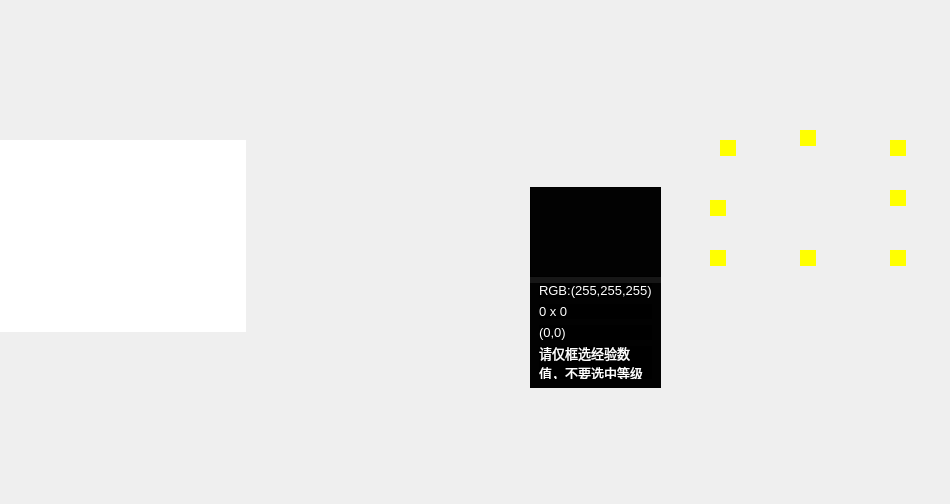
<?xml version="1.0" encoding="UTF-8"?>
<ui version="4.0">
 <class>RegionSelectorDialog</class>
 <widget class="QDialog" name="RegionSelectorDialog">
  <property name="geometry">
   <rect>
    <x>0</x>
    <y>0</y>
    <width>950</width>
    <height>504</height>
   </rect>
  </property>
  <property name="windowTitle">
   <string>区域选择</string>
  </property>
  <widget class="RegionSelectorGraphicsView" name="graphicsView">
   <property name="geometry">
    <rect>
     <x>-10</x>
     <y>140</y>
     <width>256</width>
     <height>192</height>
    </rect>
   </property>
   <property name="styleSheet">
    <string notr="true"/>
   </property>
   <property name="frameShape">
    <enum>QFrame::NoFrame</enum>
   </property>
   <property name="verticalScrollBarPolicy">
    <enum>Qt::ScrollBarAlwaysOff</enum>
   </property>
   <property name="horizontalScrollBarPolicy">
    <enum>Qt::ScrollBarAlwaysOff</enum>
   </property>
  </widget>
  <widget class="QWidget" name="widgetTopPoint" native="true">
   <property name="geometry">
    <rect>
     <x>800</x>
     <y>130</y>
     <width>16</width>
     <height>16</height>
    </rect>
   </property>
   <property name="styleSheet">
    <string notr="true">background-color: yellow</string>
   </property>
  </widget>
  <widget class="QWidget" name="widgetRightBottomPoint" native="true">
   <property name="geometry">
    <rect>
     <x>890</x>
     <y>250</y>
     <width>16</width>
     <height>16</height>
    </rect>
   </property>
   <property name="styleSheet">
    <string notr="true">background-color: yellow</string>
   </property>
  </widget>
  <widget class="QWidget" name="widgetInfoContainer" native="true">
   <property name="geometry">
    <rect>
     <x>530</x>
     <y>187</y>
     <width>131</width>
     <height>201</height>
    </rect>
   </property>
   <property name="sizePolicy">
    <sizepolicy hsizetype="Preferred" vsizetype="Preferred">
     <horstretch>0</horstretch>
     <verstretch>0</verstretch>
    </sizepolicy>
   </property>
   <property name="palette">
    <palette>
     <active>
      <colorrole role="WindowText">
       <brush brushstyle="LinearGradientPattern">
        <gradient startx="0.000000000000000" starty="0.000000000000000" endx="1.000000000000000" endy="0.000000000000000" type="LinearGradient" spread="PadSpread" coordinatemode="ObjectBoundingMode">
         <gradientstop position="0.000000000000000">
          <color alpha="255">
           <red>0</red>
           <green>0</green>
           <blue>0</blue>
          </color>
         </gradientstop>
         <gradientstop position="1.000000000000000">
          <color alpha="255">
           <red>255</red>
           <green>255</green>
           <blue>255</blue>
          </color>
         </gradientstop>
        </gradient>
       </brush>
      </colorrole>
      <colorrole role="Button">
       <brush brushstyle="SolidPattern">
        <color alpha="230">
         <red>0</red>
         <green>0</green>
         <blue>0</blue>
        </color>
       </brush>
      </colorrole>
      <colorrole role="Text">
       <brush brushstyle="LinearGradientPattern">
        <gradient startx="0.000000000000000" starty="0.000000000000000" endx="1.000000000000000" endy="0.000000000000000" type="LinearGradient" spread="PadSpread" coordinatemode="ObjectBoundingMode">
         <gradientstop position="0.000000000000000">
          <color alpha="255">
           <red>0</red>
           <green>0</green>
           <blue>0</blue>
          </color>
         </gradientstop>
         <gradientstop position="1.000000000000000">
          <color alpha="255">
           <red>255</red>
           <green>255</green>
           <blue>255</blue>
          </color>
         </gradientstop>
        </gradient>
       </brush>
      </colorrole>
      <colorrole role="ButtonText">
       <brush brushstyle="LinearGradientPattern">
        <gradient startx="0.000000000000000" starty="0.000000000000000" endx="1.000000000000000" endy="0.000000000000000" type="LinearGradient" spread="PadSpread" coordinatemode="ObjectBoundingMode">
         <gradientstop position="0.000000000000000">
          <color alpha="255">
           <red>0</red>
           <green>0</green>
           <blue>0</blue>
          </color>
         </gradientstop>
         <gradientstop position="1.000000000000000">
          <color alpha="255">
           <red>255</red>
           <green>255</green>
           <blue>255</blue>
          </color>
         </gradientstop>
        </gradient>
       </brush>
      </colorrole>
      <colorrole role="Base">
       <brush brushstyle="SolidPattern">
        <color alpha="230">
         <red>0</red>
         <green>0</green>
         <blue>0</blue>
        </color>
       </brush>
      </colorrole>
      <colorrole role="Window">
       <brush brushstyle="SolidPattern">
        <color alpha="230">
         <red>0</red>
         <green>0</green>
         <blue>0</blue>
        </color>
       </brush>
      </colorrole>
      <colorrole role="PlaceholderText">
       <brush brushstyle="NoBrush">
        <color alpha="128">
         <red>0</red>
         <green>0</green>
         <blue>0</blue>
        </color>
       </brush>
      </colorrole>
     </active>
     <inactive>
      <colorrole role="WindowText">
       <brush brushstyle="LinearGradientPattern">
        <gradient startx="0.000000000000000" starty="0.000000000000000" endx="1.000000000000000" endy="0.000000000000000" type="LinearGradient" spread="PadSpread" coordinatemode="ObjectBoundingMode">
         <gradientstop position="0.000000000000000">
          <color alpha="255">
           <red>0</red>
           <green>0</green>
           <blue>0</blue>
          </color>
         </gradientstop>
         <gradientstop position="1.000000000000000">
          <color alpha="255">
           <red>255</red>
           <green>255</green>
           <blue>255</blue>
          </color>
         </gradientstop>
        </gradient>
       </brush>
      </colorrole>
      <colorrole role="Button">
       <brush brushstyle="SolidPattern">
        <color alpha="230">
         <red>0</red>
         <green>0</green>
         <blue>0</blue>
        </color>
       </brush>
      </colorrole>
      <colorrole role="Text">
       <brush brushstyle="LinearGradientPattern">
        <gradient startx="0.000000000000000" starty="0.000000000000000" endx="1.000000000000000" endy="0.000000000000000" type="LinearGradient" spread="PadSpread" coordinatemode="ObjectBoundingMode">
         <gradientstop position="0.000000000000000">
          <color alpha="255">
           <red>0</red>
           <green>0</green>
           <blue>0</blue>
          </color>
         </gradientstop>
         <gradientstop position="1.000000000000000">
          <color alpha="255">
           <red>255</red>
           <green>255</green>
           <blue>255</blue>
          </color>
         </gradientstop>
        </gradient>
       </brush>
      </colorrole>
      <colorrole role="ButtonText">
       <brush brushstyle="LinearGradientPattern">
        <gradient startx="0.000000000000000" starty="0.000000000000000" endx="1.000000000000000" endy="0.000000000000000" type="LinearGradient" spread="PadSpread" coordinatemode="ObjectBoundingMode">
         <gradientstop position="0.000000000000000">
          <color alpha="255">
           <red>0</red>
           <green>0</green>
           <blue>0</blue>
          </color>
         </gradientstop>
         <gradientstop position="1.000000000000000">
          <color alpha="255">
           <red>255</red>
           <green>255</green>
           <blue>255</blue>
          </color>
         </gradientstop>
        </gradient>
       </brush>
      </colorrole>
      <colorrole role="Base">
       <brush brushstyle="SolidPattern">
        <color alpha="230">
         <red>0</red>
         <green>0</green>
         <blue>0</blue>
        </color>
       </brush>
      </colorrole>
      <colorrole role="Window">
       <brush brushstyle="SolidPattern">
        <color alpha="230">
         <red>0</red>
         <green>0</green>
         <blue>0</blue>
        </color>
       </brush>
      </colorrole>
      <colorrole role="PlaceholderText">
       <brush brushstyle="NoBrush">
        <color alpha="128">
         <red>0</red>
         <green>0</green>
         <blue>0</blue>
        </color>
       </brush>
      </colorrole>
     </inactive>
     <disabled>
      <colorrole role="WindowText">
       <brush brushstyle="LinearGradientPattern">
        <gradient startx="0.000000000000000" starty="0.000000000000000" endx="1.000000000000000" endy="0.000000000000000" type="LinearGradient" spread="PadSpread" coordinatemode="ObjectBoundingMode">
         <gradientstop position="0.000000000000000">
          <color alpha="255">
           <red>0</red>
           <green>0</green>
           <blue>0</blue>
          </color>
         </gradientstop>
         <gradientstop position="1.000000000000000">
          <color alpha="255">
           <red>255</red>
           <green>255</green>
           <blue>255</blue>
          </color>
         </gradientstop>
        </gradient>
       </brush>
      </colorrole>
      <colorrole role="Button">
       <brush brushstyle="SolidPattern">
        <color alpha="230">
         <red>0</red>
         <green>0</green>
         <blue>0</blue>
        </color>
       </brush>
      </colorrole>
      <colorrole role="Text">
       <brush brushstyle="LinearGradientPattern">
        <gradient startx="0.000000000000000" starty="0.000000000000000" endx="1.000000000000000" endy="0.000000000000000" type="LinearGradient" spread="PadSpread" coordinatemode="ObjectBoundingMode">
         <gradientstop position="0.000000000000000">
          <color alpha="255">
           <red>0</red>
           <green>0</green>
           <blue>0</blue>
          </color>
         </gradientstop>
         <gradientstop position="1.000000000000000">
          <color alpha="255">
           <red>255</red>
           <green>255</green>
           <blue>255</blue>
          </color>
         </gradientstop>
        </gradient>
       </brush>
      </colorrole>
      <colorrole role="ButtonText">
       <brush brushstyle="LinearGradientPattern">
        <gradient startx="0.000000000000000" starty="0.000000000000000" endx="1.000000000000000" endy="0.000000000000000" type="LinearGradient" spread="PadSpread" coordinatemode="ObjectBoundingMode">
         <gradientstop position="0.000000000000000">
          <color alpha="255">
           <red>0</red>
           <green>0</green>
           <blue>0</blue>
          </color>
         </gradientstop>
         <gradientstop position="1.000000000000000">
          <color alpha="255">
           <red>255</red>
           <green>255</green>
           <blue>255</blue>
          </color>
         </gradientstop>
        </gradient>
       </brush>
      </colorrole>
      <colorrole role="Base">
       <brush brushstyle="SolidPattern">
        <color alpha="230">
         <red>0</red>
         <green>0</green>
         <blue>0</blue>
        </color>
       </brush>
      </colorrole>
      <colorrole role="Window">
       <brush brushstyle="SolidPattern">
        <color alpha="230">
         <red>0</red>
         <green>0</green>
         <blue>0</blue>
        </color>
       </brush>
      </colorrole>
      <colorrole role="PlaceholderText">
       <brush brushstyle="NoBrush">
        <color alpha="128">
         <red>0</red>
         <green>0</green>
         <blue>0</blue>
        </color>
       </brush>
      </colorrole>
     </disabled>
    </palette>
   </property>
   <property name="styleSheet">
    <string notr="true">QWidget {
	background-color: rgba(0, 0, 0, 230)
}
QLabel {
	color: rgb(255, 255, 255)
}</string>
   </property>
   <layout class="QHBoxLayout" name="horizontalLayout">
    <property name="leftMargin">
     <number>0</number>
    </property>
    <property name="topMargin">
     <number>0</number>
    </property>
    <property name="rightMargin">
     <number>0</number>
    </property>
    <property name="bottomMargin">
     <number>0</number>
    </property>
    <item>
     <layout class="QVBoxLayout" name="verticalLayout_3">
      <item>
       <widget class="QLabel" name="labelPreview">
        <property name="sizePolicy">
         <sizepolicy hsizetype="Preferred" vsizetype="Fixed">
          <horstretch>0</horstretch>
          <verstretch>0</verstretch>
         </sizepolicy>
        </property>
        <property name="minimumSize">
         <size>
          <width>0</width>
          <height>90</height>
         </size>
        </property>
        <property name="maximumSize">
         <size>
          <width>16777215</width>
          <height>90</height>
         </size>
        </property>
        <property name="frameShape">
         <enum>QFrame::StyledPanel</enum>
        </property>
        <property name="text">
         <string/>
        </property>
        <property name="alignment">
         <set>Qt::AlignLeading|Qt::AlignLeft|Qt::AlignTop</set>
        </property>
       </widget>
      </item>
      <item>
       <widget class="QWidget" name="widget_2" native="true">
        <layout class="QVBoxLayout" name="verticalLayout_2">
         <property name="topMargin">
          <number>0</number>
         </property>
         <item>
          <widget class="QLabel" name="labelRGB">
           <property name="sizePolicy">
            <sizepolicy hsizetype="Preferred" vsizetype="Fixed">
             <horstretch>0</horstretch>
             <verstretch>0</verstretch>
            </sizepolicy>
           </property>
           <property name="palette">
            <palette>
             <active>
              <colorrole role="WindowText">
               <brush brushstyle="SolidPattern">
                <color alpha="255">
                 <red>255</red>
                 <green>255</green>
                 <blue>255</blue>
                </color>
               </brush>
              </colorrole>
              <colorrole role="Button">
               <brush brushstyle="SolidPattern">
                <color alpha="230">
                 <red>0</red>
                 <green>0</green>
                 <blue>0</blue>
                </color>
               </brush>
              </colorrole>
              <colorrole role="Text">
               <brush brushstyle="SolidPattern">
                <color alpha="255">
                 <red>255</red>
                 <green>255</green>
                 <blue>255</blue>
                </color>
               </brush>
              </colorrole>
              <colorrole role="ButtonText">
               <brush brushstyle="SolidPattern">
                <color alpha="255">
                 <red>255</red>
                 <green>255</green>
                 <blue>255</blue>
                </color>
               </brush>
              </colorrole>
              <colorrole role="Base">
               <brush brushstyle="SolidPattern">
                <color alpha="230">
                 <red>0</red>
                 <green>0</green>
                 <blue>0</blue>
                </color>
               </brush>
              </colorrole>
              <colorrole role="Window">
               <brush brushstyle="SolidPattern">
                <color alpha="230">
                 <red>0</red>
                 <green>0</green>
                 <blue>0</blue>
                </color>
               </brush>
              </colorrole>
              <colorrole role="PlaceholderText">
               <brush brushstyle="NoBrush">
                <color alpha="128">
                 <red>255</red>
                 <green>255</green>
                 <blue>255</blue>
                </color>
               </brush>
              </colorrole>
             </active>
             <inactive>
              <colorrole role="WindowText">
               <brush brushstyle="SolidPattern">
                <color alpha="255">
                 <red>255</red>
                 <green>255</green>
                 <blue>255</blue>
                </color>
               </brush>
              </colorrole>
              <colorrole role="Button">
               <brush brushstyle="SolidPattern">
                <color alpha="230">
                 <red>0</red>
                 <green>0</green>
                 <blue>0</blue>
                </color>
               </brush>
              </colorrole>
              <colorrole role="Text">
               <brush brushstyle="SolidPattern">
                <color alpha="255">
                 <red>255</red>
                 <green>255</green>
                 <blue>255</blue>
                </color>
               </brush>
              </colorrole>
              <colorrole role="ButtonText">
               <brush brushstyle="SolidPattern">
                <color alpha="255">
                 <red>255</red>
                 <green>255</green>
                 <blue>255</blue>
                </color>
               </brush>
              </colorrole>
              <colorrole role="Base">
               <brush brushstyle="SolidPattern">
                <color alpha="230">
                 <red>0</red>
                 <green>0</green>
                 <blue>0</blue>
                </color>
               </brush>
              </colorrole>
              <colorrole role="Window">
               <brush brushstyle="SolidPattern">
                <color alpha="230">
                 <red>0</red>
                 <green>0</green>
                 <blue>0</blue>
                </color>
               </brush>
              </colorrole>
              <colorrole role="PlaceholderText">
               <brush brushstyle="NoBrush">
                <color alpha="128">
                 <red>255</red>
                 <green>255</green>
                 <blue>255</blue>
                </color>
               </brush>
              </colorrole>
             </inactive>
             <disabled>
              <colorrole role="WindowText">
               <brush brushstyle="SolidPattern">
                <color alpha="255">
                 <red>255</red>
                 <green>255</green>
                 <blue>255</blue>
                </color>
               </brush>
              </colorrole>
              <colorrole role="Button">
               <brush brushstyle="SolidPattern">
                <color alpha="230">
                 <red>0</red>
                 <green>0</green>
                 <blue>0</blue>
                </color>
               </brush>
              </colorrole>
              <colorrole role="Text">
               <brush brushstyle="SolidPattern">
                <color alpha="255">
                 <red>255</red>
                 <green>255</green>
                 <blue>255</blue>
                </color>
               </brush>
              </colorrole>
              <colorrole role="ButtonText">
               <brush brushstyle="SolidPattern">
                <color alpha="255">
                 <red>255</red>
                 <green>255</green>
                 <blue>255</blue>
                </color>
               </brush>
              </colorrole>
              <colorrole role="Base">
               <brush brushstyle="SolidPattern">
                <color alpha="230">
                 <red>0</red>
                 <green>0</green>
                 <blue>0</blue>
                </color>
               </brush>
              </colorrole>
              <colorrole role="Window">
               <brush brushstyle="SolidPattern">
                <color alpha="230">
                 <red>0</red>
                 <green>0</green>
                 <blue>0</blue>
                </color>
               </brush>
              </colorrole>
              <colorrole role="PlaceholderText">
               <brush brushstyle="NoBrush">
                <color alpha="128">
                 <red>255</red>
                 <green>255</green>
                 <blue>255</blue>
                </color>
               </brush>
              </colorrole>
             </disabled>
            </palette>
           </property>
           <property name="font">
            <font>
             <family>Arial</family>
             <pointsize>10</pointsize>
            </font>
           </property>
           <property name="text">
            <string notr="true">RGB:(255,255,255)</string>
           </property>
           <property name="scaledContents">
            <bool>true</bool>
           </property>
          </widget>
         </item>
         <item>
          <widget class="QLabel" name="labelSize">
           <property name="sizePolicy">
            <sizepolicy hsizetype="Expanding" vsizetype="Fixed">
             <horstretch>0</horstretch>
             <verstretch>0</verstretch>
            </sizepolicy>
           </property>
           <property name="palette">
            <palette>
             <active>
              <colorrole role="WindowText">
               <brush brushstyle="SolidPattern">
                <color alpha="255">
                 <red>255</red>
                 <green>255</green>
                 <blue>255</blue>
                </color>
               </brush>
              </colorrole>
              <colorrole role="Button">
               <brush brushstyle="SolidPattern">
                <color alpha="230">
                 <red>0</red>
                 <green>0</green>
                 <blue>0</blue>
                </color>
               </brush>
              </colorrole>
              <colorrole role="Text">
               <brush brushstyle="SolidPattern">
                <color alpha="255">
                 <red>255</red>
                 <green>255</green>
                 <blue>255</blue>
                </color>
               </brush>
              </colorrole>
              <colorrole role="ButtonText">
               <brush brushstyle="SolidPattern">
                <color alpha="255">
                 <red>255</red>
                 <green>255</green>
                 <blue>255</blue>
                </color>
               </brush>
              </colorrole>
              <colorrole role="Base">
               <brush brushstyle="SolidPattern">
                <color alpha="230">
                 <red>0</red>
                 <green>0</green>
                 <blue>0</blue>
                </color>
               </brush>
              </colorrole>
              <colorrole role="Window">
               <brush brushstyle="SolidPattern">
                <color alpha="230">
                 <red>0</red>
                 <green>0</green>
                 <blue>0</blue>
                </color>
               </brush>
              </colorrole>
              <colorrole role="PlaceholderText">
               <brush brushstyle="NoBrush">
                <color alpha="128">
                 <red>255</red>
                 <green>255</green>
                 <blue>255</blue>
                </color>
               </brush>
              </colorrole>
             </active>
             <inactive>
              <colorrole role="WindowText">
               <brush brushstyle="SolidPattern">
                <color alpha="255">
                 <red>255</red>
                 <green>255</green>
                 <blue>255</blue>
                </color>
               </brush>
              </colorrole>
              <colorrole role="Button">
               <brush brushstyle="SolidPattern">
                <color alpha="230">
                 <red>0</red>
                 <green>0</green>
                 <blue>0</blue>
                </color>
               </brush>
              </colorrole>
              <colorrole role="Text">
               <brush brushstyle="SolidPattern">
                <color alpha="255">
                 <red>255</red>
                 <green>255</green>
                 <blue>255</blue>
                </color>
               </brush>
              </colorrole>
              <colorrole role="ButtonText">
               <brush brushstyle="SolidPattern">
                <color alpha="255">
                 <red>255</red>
                 <green>255</green>
                 <blue>255</blue>
                </color>
               </brush>
              </colorrole>
              <colorrole role="Base">
               <brush brushstyle="SolidPattern">
                <color alpha="230">
                 <red>0</red>
                 <green>0</green>
                 <blue>0</blue>
                </color>
               </brush>
              </colorrole>
              <colorrole role="Window">
               <brush brushstyle="SolidPattern">
                <color alpha="230">
                 <red>0</red>
                 <green>0</green>
                 <blue>0</blue>
                </color>
               </brush>
              </colorrole>
              <colorrole role="PlaceholderText">
               <brush brushstyle="NoBrush">
                <color alpha="128">
                 <red>255</red>
                 <green>255</green>
                 <blue>255</blue>
                </color>
               </brush>
              </colorrole>
             </inactive>
             <disabled>
              <colorrole role="WindowText">
               <brush brushstyle="SolidPattern">
                <color alpha="255">
                 <red>255</red>
                 <green>255</green>
                 <blue>255</blue>
                </color>
               </brush>
              </colorrole>
              <colorrole role="Button">
               <brush brushstyle="SolidPattern">
                <color alpha="230">
                 <red>0</red>
                 <green>0</green>
                 <blue>0</blue>
                </color>
               </brush>
              </colorrole>
              <colorrole role="Text">
               <brush brushstyle="SolidPattern">
                <color alpha="255">
                 <red>255</red>
                 <green>255</green>
                 <blue>255</blue>
                </color>
               </brush>
              </colorrole>
              <colorrole role="ButtonText">
               <brush brushstyle="SolidPattern">
                <color alpha="255">
                 <red>255</red>
                 <green>255</green>
                 <blue>255</blue>
                </color>
               </brush>
              </colorrole>
              <colorrole role="Base">
               <brush brushstyle="SolidPattern">
                <color alpha="230">
                 <red>0</red>
                 <green>0</green>
                 <blue>0</blue>
                </color>
               </brush>
              </colorrole>
              <colorrole role="Window">
               <brush brushstyle="SolidPattern">
                <color alpha="230">
                 <red>0</red>
                 <green>0</green>
                 <blue>0</blue>
                </color>
               </brush>
              </colorrole>
              <colorrole role="PlaceholderText">
               <brush brushstyle="NoBrush">
                <color alpha="128">
                 <red>255</red>
                 <green>255</green>
                 <blue>255</blue>
                </color>
               </brush>
              </colorrole>
             </disabled>
            </palette>
           </property>
           <property name="font">
            <font>
             <family>Arial</family>
             <pointsize>10</pointsize>
            </font>
           </property>
           <property name="text">
            <string notr="true">0 x 0</string>
           </property>
           <property name="scaledContents">
            <bool>true</bool>
           </property>
          </widget>
         </item>
         <item>
          <widget class="QLabel" name="labelPosition">
           <property name="sizePolicy">
            <sizepolicy hsizetype="Expanding" vsizetype="Fixed">
             <horstretch>0</horstretch>
             <verstretch>0</verstretch>
            </sizepolicy>
           </property>
           <property name="palette">
            <palette>
             <active>
              <colorrole role="WindowText">
               <brush brushstyle="SolidPattern">
                <color alpha="255">
                 <red>255</red>
                 <green>255</green>
                 <blue>255</blue>
                </color>
               </brush>
              </colorrole>
              <colorrole role="Button">
               <brush brushstyle="SolidPattern">
                <color alpha="230">
                 <red>0</red>
                 <green>0</green>
                 <blue>0</blue>
                </color>
               </brush>
              </colorrole>
              <colorrole role="Text">
               <brush brushstyle="SolidPattern">
                <color alpha="255">
                 <red>255</red>
                 <green>255</green>
                 <blue>255</blue>
                </color>
               </brush>
              </colorrole>
              <colorrole role="ButtonText">
               <brush brushstyle="SolidPattern">
                <color alpha="255">
                 <red>255</red>
                 <green>255</green>
                 <blue>255</blue>
                </color>
               </brush>
              </colorrole>
              <colorrole role="Base">
               <brush brushstyle="SolidPattern">
                <color alpha="230">
                 <red>0</red>
                 <green>0</green>
                 <blue>0</blue>
                </color>
               </brush>
              </colorrole>
              <colorrole role="Window">
               <brush brushstyle="SolidPattern">
                <color alpha="230">
                 <red>0</red>
                 <green>0</green>
                 <blue>0</blue>
                </color>
               </brush>
              </colorrole>
              <colorrole role="PlaceholderText">
               <brush brushstyle="NoBrush">
                <color alpha="128">
                 <red>255</red>
                 <green>255</green>
                 <blue>255</blue>
                </color>
               </brush>
              </colorrole>
             </active>
             <inactive>
              <colorrole role="WindowText">
               <brush brushstyle="SolidPattern">
                <color alpha="255">
                 <red>255</red>
                 <green>255</green>
                 <blue>255</blue>
                </color>
               </brush>
              </colorrole>
              <colorrole role="Button">
               <brush brushstyle="SolidPattern">
                <color alpha="230">
                 <red>0</red>
                 <green>0</green>
                 <blue>0</blue>
                </color>
               </brush>
              </colorrole>
              <colorrole role="Text">
               <brush brushstyle="SolidPattern">
                <color alpha="255">
                 <red>255</red>
                 <green>255</green>
                 <blue>255</blue>
                </color>
               </brush>
              </colorrole>
              <colorrole role="ButtonText">
               <brush brushstyle="SolidPattern">
                <color alpha="255">
                 <red>255</red>
                 <green>255</green>
                 <blue>255</blue>
                </color>
               </brush>
              </colorrole>
              <colorrole role="Base">
               <brush brushstyle="SolidPattern">
                <color alpha="230">
                 <red>0</red>
                 <green>0</green>
                 <blue>0</blue>
                </color>
               </brush>
              </colorrole>
              <colorrole role="Window">
               <brush brushstyle="SolidPattern">
                <color alpha="230">
                 <red>0</red>
                 <green>0</green>
                 <blue>0</blue>
                </color>
               </brush>
              </colorrole>
              <colorrole role="PlaceholderText">
               <brush brushstyle="NoBrush">
                <color alpha="128">
                 <red>255</red>
                 <green>255</green>
                 <blue>255</blue>
                </color>
               </brush>
              </colorrole>
             </inactive>
             <disabled>
              <colorrole role="WindowText">
               <brush brushstyle="SolidPattern">
                <color alpha="255">
                 <red>255</red>
                 <green>255</green>
                 <blue>255</blue>
                </color>
               </brush>
              </colorrole>
              <colorrole role="Button">
               <brush brushstyle="SolidPattern">
                <color alpha="230">
                 <red>0</red>
                 <green>0</green>
                 <blue>0</blue>
                </color>
               </brush>
              </colorrole>
              <colorrole role="Text">
               <brush brushstyle="SolidPattern">
                <color alpha="255">
                 <red>255</red>
                 <green>255</green>
                 <blue>255</blue>
                </color>
               </brush>
              </colorrole>
              <colorrole role="ButtonText">
               <brush brushstyle="SolidPattern">
                <color alpha="255">
                 <red>255</red>
                 <green>255</green>
                 <blue>255</blue>
                </color>
               </brush>
              </colorrole>
              <colorrole role="Base">
               <brush brushstyle="SolidPattern">
                <color alpha="230">
                 <red>0</red>
                 <green>0</green>
                 <blue>0</blue>
                </color>
               </brush>
              </colorrole>
              <colorrole role="Window">
               <brush brushstyle="SolidPattern">
                <color alpha="230">
                 <red>0</red>
                 <green>0</green>
                 <blue>0</blue>
                </color>
               </brush>
              </colorrole>
              <colorrole role="PlaceholderText">
               <brush brushstyle="NoBrush">
                <color alpha="128">
                 <red>255</red>
                 <green>255</green>
                 <blue>255</blue>
                </color>
               </brush>
              </colorrole>
             </disabled>
            </palette>
           </property>
           <property name="font">
            <font>
             <family>Arial</family>
             <pointsize>10</pointsize>
            </font>
           </property>
           <property name="text">
            <string notr="true">(0,0)</string>
           </property>
           <property name="scaledContents">
            <bool>true</bool>
           </property>
          </widget>
         </item>
         <item>
          <widget class="QLabel" name="labelTips">
           <property name="sizePolicy">
            <sizepolicy hsizetype="Preferred" vsizetype="Preferred">
             <horstretch>0</horstretch>
             <verstretch>0</verstretch>
            </sizepolicy>
           </property>
           <property name="palette">
            <palette>
             <active>
              <colorrole role="WindowText">
               <brush brushstyle="SolidPattern">
                <color alpha="255">
                 <red>255</red>
                 <green>255</green>
                 <blue>255</blue>
                </color>
               </brush>
              </colorrole>
              <colorrole role="Button">
               <brush brushstyle="SolidPattern">
                <color alpha="230">
                 <red>0</red>
                 <green>0</green>
                 <blue>0</blue>
                </color>
               </brush>
              </colorrole>
              <colorrole role="Text">
               <brush brushstyle="SolidPattern">
                <color alpha="255">
                 <red>255</red>
                 <green>255</green>
                 <blue>255</blue>
                </color>
               </brush>
              </colorrole>
              <colorrole role="ButtonText">
               <brush brushstyle="SolidPattern">
                <color alpha="255">
                 <red>255</red>
                 <green>255</green>
                 <blue>255</blue>
                </color>
               </brush>
              </colorrole>
              <colorrole role="Base">
               <brush brushstyle="SolidPattern">
                <color alpha="230">
                 <red>0</red>
                 <green>0</green>
                 <blue>0</blue>
                </color>
               </brush>
              </colorrole>
              <colorrole role="Window">
               <brush brushstyle="SolidPattern">
                <color alpha="230">
                 <red>0</red>
                 <green>0</green>
                 <blue>0</blue>
                </color>
               </brush>
              </colorrole>
              <colorrole role="PlaceholderText">
               <brush brushstyle="NoBrush">
                <color alpha="128">
                 <red>255</red>
                 <green>255</green>
                 <blue>255</blue>
                </color>
               </brush>
              </colorrole>
             </active>
             <inactive>
              <colorrole role="WindowText">
               <brush brushstyle="SolidPattern">
                <color alpha="255">
                 <red>255</red>
                 <green>255</green>
                 <blue>255</blue>
                </color>
               </brush>
              </colorrole>
              <colorrole role="Button">
               <brush brushstyle="SolidPattern">
                <color alpha="230">
                 <red>0</red>
                 <green>0</green>
                 <blue>0</blue>
                </color>
               </brush>
              </colorrole>
              <colorrole role="Text">
               <brush brushstyle="SolidPattern">
                <color alpha="255">
                 <red>255</red>
                 <green>255</green>
                 <blue>255</blue>
                </color>
               </brush>
              </colorrole>
              <colorrole role="ButtonText">
               <brush brushstyle="SolidPattern">
                <color alpha="255">
                 <red>255</red>
                 <green>255</green>
                 <blue>255</blue>
                </color>
               </brush>
              </colorrole>
              <colorrole role="Base">
               <brush brushstyle="SolidPattern">
                <color alpha="230">
                 <red>0</red>
                 <green>0</green>
                 <blue>0</blue>
                </color>
               </brush>
              </colorrole>
              <colorrole role="Window">
               <brush brushstyle="SolidPattern">
                <color alpha="230">
                 <red>0</red>
                 <green>0</green>
                 <blue>0</blue>
                </color>
               </brush>
              </colorrole>
              <colorrole role="PlaceholderText">
               <brush brushstyle="NoBrush">
                <color alpha="128">
                 <red>255</red>
                 <green>255</green>
                 <blue>255</blue>
                </color>
               </brush>
              </colorrole>
             </inactive>
             <disabled>
              <colorrole role="WindowText">
               <brush brushstyle="SolidPattern">
                <color alpha="255">
                 <red>255</red>
                 <green>255</green>
                 <blue>255</blue>
                </color>
               </brush>
              </colorrole>
              <colorrole role="Button">
               <brush brushstyle="SolidPattern">
                <color alpha="230">
                 <red>0</red>
                 <green>0</green>
                 <blue>0</blue>
                </color>
               </brush>
              </colorrole>
              <colorrole role="Text">
               <brush brushstyle="SolidPattern">
                <color alpha="255">
                 <red>255</red>
                 <green>255</green>
                 <blue>255</blue>
                </color>
               </brush>
              </colorrole>
              <colorrole role="ButtonText">
               <brush brushstyle="SolidPattern">
                <color alpha="255">
                 <red>255</red>
                 <green>255</green>
                 <blue>255</blue>
                </color>
               </brush>
              </colorrole>
              <colorrole role="Base">
               <brush brushstyle="SolidPattern">
                <color alpha="230">
                 <red>0</red>
                 <green>0</green>
                 <blue>0</blue>
                </color>
               </brush>
              </colorrole>
              <colorrole role="Window">
               <brush brushstyle="SolidPattern">
                <color alpha="230">
                 <red>0</red>
                 <green>0</green>
                 <blue>0</blue>
                </color>
               </brush>
              </colorrole>
              <colorrole role="PlaceholderText">
               <brush brushstyle="NoBrush">
                <color alpha="128">
                 <red>255</red>
                 <green>255</green>
                 <blue>255</blue>
                </color>
               </brush>
              </colorrole>
             </disabled>
            </palette>
           </property>
           <property name="font">
            <font>
             <family>Arial</family>
             <pointsize>10</pointsize>
            </font>
           </property>
           <property name="text">
            <string>请仅框选经验数值，不要选中等级</string>
           </property>
           <property name="scaledContents">
            <bool>true</bool>
           </property>
           <property name="wordWrap">
            <bool>true</bool>
           </property>
          </widget>
         </item>
        </layout>
       </widget>
      </item>
     </layout>
    </item>
   </layout>
  </widget>
  <widget class="RegionSelectorRect" name="frameRect">
   <property name="geometry">
    <rect>
     <x>270</x>
     <y>180</y>
     <width>161</width>
     <height>101</height>
    </rect>
   </property>
   <property name="styleSheet">
    <string notr="true"/>
   </property>
   <property name="frameShape">
    <enum>QFrame::NoFrame</enum>
   </property>
   <property name="frameShadow">
    <enum>QFrame::Plain</enum>
   </property>
   <property name="lineWidth">
    <number>1</number>
   </property>
  </widget>
  <widget class="QWidget" name="widgetBottomPoint" native="true">
   <property name="geometry">
    <rect>
     <x>800</x>
     <y>250</y>
     <width>16</width>
     <height>16</height>
    </rect>
   </property>
   <property name="styleSheet">
    <string notr="true">background-color: yellow</string>
   </property>
  </widget>
  <widget class="QWidget" name="widgetLeftPoint" native="true">
   <property name="geometry">
    <rect>
     <x>710</x>
     <y>200</y>
     <width>16</width>
     <height>16</height>
    </rect>
   </property>
   <property name="styleSheet">
    <string notr="true">background-color: yellow</string>
   </property>
  </widget>
  <widget class="QWidget" name="widgetRightPoint" native="true">
   <property name="geometry">
    <rect>
     <x>890</x>
     <y>190</y>
     <width>16</width>
     <height>16</height>
    </rect>
   </property>
   <property name="styleSheet">
    <string notr="true">background-color: yellow</string>
   </property>
  </widget>
  <widget class="QWidget" name="widgetLeftBottomPoint" native="true">
   <property name="geometry">
    <rect>
     <x>710</x>
     <y>250</y>
     <width>16</width>
     <height>16</height>
    </rect>
   </property>
   <property name="styleSheet">
    <string notr="true">background-color: yellow</string>
   </property>
  </widget>
  <widget class="QWidget" name="widgetLeftTopPoint" native="true">
   <property name="geometry">
    <rect>
     <x>720</x>
     <y>140</y>
     <width>16</width>
     <height>16</height>
    </rect>
   </property>
   <property name="styleSheet">
    <string notr="true">background-color: yellow</string>
   </property>
  </widget>
  <widget class="QWidget" name="widgetRightTopPoint" native="true">
   <property name="geometry">
    <rect>
     <x>890</x>
     <y>140</y>
     <width>16</width>
     <height>16</height>
    </rect>
   </property>
   <property name="styleSheet">
    <string notr="true">background-color: yellow</string>
   </property>
  </widget>
  <zorder>graphicsView</zorder>
  <zorder>widgetTopPoint</zorder>
  <zorder>widgetRightBottomPoint</zorder>
  <zorder>frameRect</zorder>
  <zorder>widgetBottomPoint</zorder>
  <zorder>widgetLeftPoint</zorder>
  <zorder>widgetRightPoint</zorder>
  <zorder>widgetLeftBottomPoint</zorder>
  <zorder>widgetLeftTopPoint</zorder>
  <zorder>widgetRightTopPoint</zorder>
  <zorder>widgetInfoContainer</zorder>
 </widget>
 <customwidgets>
  <customwidget>
   <class>RegionSelectorRect</class>
   <extends>QFrame</extends>
   <header>RegionSelectorRect.h</header>
   <container>1</container>
  </customwidget>
  <customwidget>
   <class>RegionSelectorGraphicsView</class>
   <extends>QGraphicsView</extends>
   <header>RegionSelectorGraphicsView.h</header>
  </customwidget>
 </customwidgets>
 <resources/>
 <connections/>
</ui>
